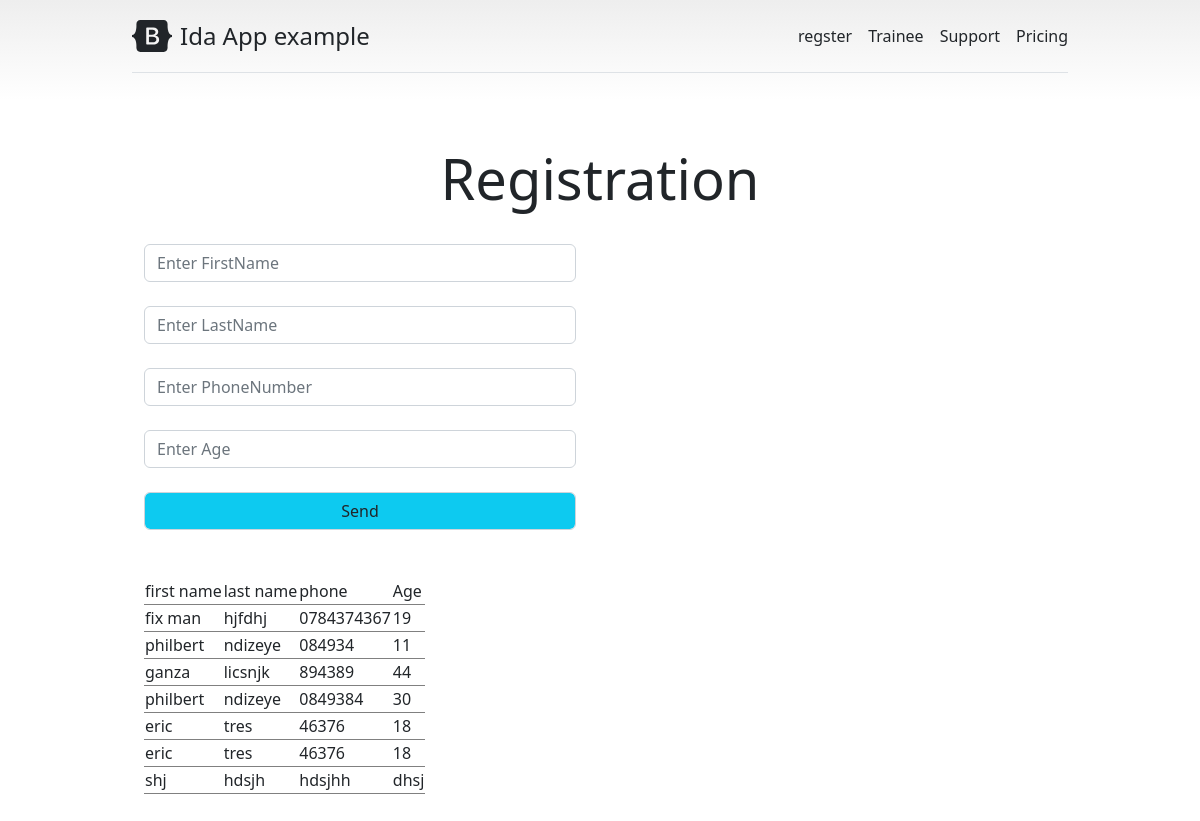
Screenshot of //student with the database file from the repository.
### polls/models.py (models this page shows)
class Student(models.Model):
    firstname = models.CharField(max_length=255)
    lastname  = models.CharField(max_length=255)
    phone = models.CharField(max_length=255)
    age = models.CharField(max_length=255)

### polls/views.py (the view, shortened to what this page needs)
# urls.py: path('/student', views.student, name='student'),
def student(request):
    selectdata = Student.objects.all()
    return render(request,'student.html',{'data':selectdata})

### templates/student.html (shortened to what this page needs)
{% load static %}
<!doctype html>
<html lang="en">
  <head>
<link href="{% static 'assets/dist/css/bootstrap.min.css' %}" rel="stylesheet">
    <link href="pricing.css" rel="stylesheet">
  </head>
  <body>
<div class="container py-3">
  <header>
    <div class="d-flex flex-column flex-md-row align-items-center pb-3 mb-4 border-bottom">
      <a href="/" class="d-flex align-items-center text-dark text-decoration-none">
        <span class="fs-4">Ida App example</span>
      </a>
      <nav class="d-inline-flex mt-2 mt-md-0 ms-md-auto">
        <a class="me-3 py-2 text-dark text-decoration-none" href="{% url 'form' %}">regster</a>
        <a class="me-3 py-2 text-dark text-decoration-none" href="">Trainee</a>
        <a class="me-3 py-2 text-dark text-decoration-none" href="#">Support</a>
        <a class="py-2 text-dark text-decoration-none" href="#">Pricing</a>
      </nav>
    </div>
  </header>
  <div class="pricing-header px-3 py-3 pt-md-5 pb-md-4 mx-auto text-center">
    <h1 class="display-4">Registration</h1>
</div>
<div class="container row">
   <div class="form-group p col-6">
       <form method="POST" action="{%  url 'student' %}" accept="">
           <input type="text" placeholder="Enter FirstName" name="firstname" class="form-control"><br>
           <input type="text" placeholder="Enter LastName" name="lastname" class="form-control"><br>
           <input type="text" placeholder="Enter PhoneNumber" name="phonenumber" class="form-control"><br>
           <input type="text" placeholder="Enter Age" name="age" class="form-control"><br>
           <input type="submit" value="Send" class="form-control bg-info">
       </form>
   </div>
   <div class="table col-6">
    <br><br>
       <table>
        <tr>
            <td>first name</td>
            <td>last name</td>
            <td>phone</td>
            <td>Age</td>
        </tr>
        {% for dataselect in data %}
         <tr>
            <td>{{ dataselect.firstname }}</td>
            <td>{{ dataselect.lastname }}</td>
            <td>{{ dataselect.phone }}</td>
            <td>{{ dataselect.age }}</td>
         </tr>
        {% endfor %}
       </table>
   </div>
    <br>
   </div>
</div>
  </body>
</html>

### templates/pricing.css (style rules this page uses)
body { background-image: linear-gradient(180deg, #eee, #fff 100px, #fff); }
.container { max-width: 960px; }
.pricing-header { max-width: 700px; }

### rows the page displays
Student: firstname "fix man", lastname "hjfdhj", phone "0784374367", age "19"
Student: firstname "philbert", lastname "ndizeye", phone "084934", age "11"
Student: firstname "ganza", lastname "licsnjk", phone "894389", age "44"
Student: firstname "philbert", lastname "ndizeye", phone "0849384", age "30"
Student: firstname "eric", lastname "tres", phone "46376", age "18"
Student: firstname "eric", lastname "tres", phone "46376", age "18"
Student: firstname "shj", lastname "hdsjh", phone "hdsjhh", age "dhsj"
